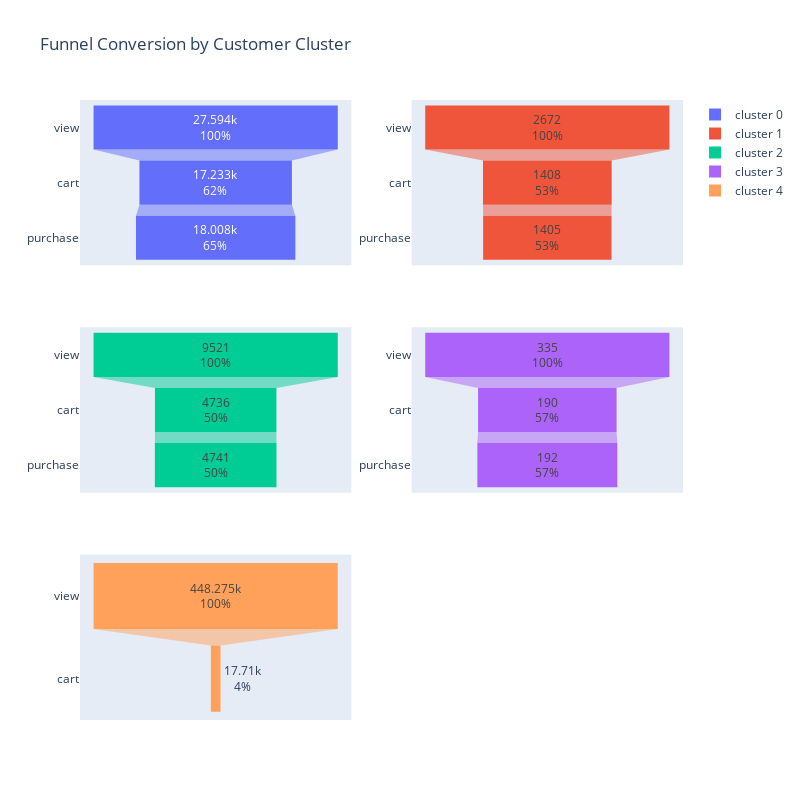

Notebook code cell kept with this figure:
### Code cell
from plotly.subplots import make_subplots

fig = make_subplots(rows=3, cols=2)

fig.add_trace(go.Funnel(
                        name='cluster 0',
                        x=fun_cls_0['user_session'],
                        y=fun_cls_0['event_type'],
                        textinfo = "value+percent initial"
                        ),
            row=1, col=1)

fig.add_trace(go.Funnel(
                        name='cluster 1',
                        x=fun_cls_1['user_session'],
                        y=fun_cls_1['event_type'],
                        textinfo = "value+percent initial"
                        ),
              row=1, col=2)


fig.add_trace(go.Funnel(
                        name='cluster 2',
                        x=fun_cls_2['user_session'],
                        y=fun_cls_2['event_type'],
                        textinfo = "value+percent initial"
                        ),
              row=2, col=1)

fig.add_trace(go.Funnel(
                        name='cluster 3',
                        x=fun_cls_3['user_session'],
                        y=fun_cls_3['event_type'],
                        textinfo = "value+percent initial"
                        ),
              row=2, col=2)

fig.add_trace(go.Funnel(
                        name='cluster 4',
                        x=fun_cls_4['user_session'],
                        y=fun_cls_4['event_type'],
                        textinfo = "value+percent initial"
                        ),
              row=3, col=1)

fig.update_layout(height=800, width=800, title_text="Funnel Conversion by Customer Cluster")

fig.show()

### Figure 1 — Plotly figure (JSON) as saved in the notebook; plotly's stock layout.template omitted (floating-point values rounded to 4 significant figures)
{"data": [{"name": "cluster 0", "textinfo": "value+percent initial", "type": "funnel", "x": [27594, 17233, 18008], "xaxis": "x", "y": ["view", "cart", "purchase"], "yaxis": "y"}, {"name": "cluster 1", "textinfo": "value+percent initial", "type": "funnel", "x": [2672, 1408, 1405], "xaxis": "x2", "y": ["view", "cart", "purchase"], "yaxis": "y2"}, {"name": "cluster 2", "textinfo": "value+percent initial", "type": "funnel", "x": [9521, 4736, 4741], "xaxis": "x3", "y": ["view", "cart", "purchase"], "yaxis": "y3"}, {"name": "cluster 3", "textinfo": "value+percent initial", "type": "funnel", "x": [335, 190, 192], "xaxis": "x4", "y": ["view", "cart", "purchase"], "yaxis": "y4"}, {"name": "cluster 4", "textinfo": "value+percent initial", "type": "funnel", "x": [448275, 17710], "xaxis": "x5", "y": ["view", "cart"], "yaxis": "y5"}], "layout": {"height": 800, "title": {"text": "Funnel Conversion by Customer Cluster"}, "width": 800, "xaxis": {"anchor": "y", "domain": [0, 0.45]}, "xaxis2": {"anchor": "y2", "domain": [0.55, 1]}, "xaxis3": {"anchor": "y3", "domain": [0, 0.45]}, "xaxis4": {"anchor": "y4", "domain": [0.55, 1]}, "xaxis5": {"anchor": "y5", "domain": [0, 0.45]}, "xaxis6": {"anchor": "y6", "domain": [0.55, 1]}, "yaxis": {"anchor": "x", "domain": [0.7333, 1]}, "yaxis2": {"anchor": "x2", "domain": [0.7333, 1]}, "yaxis3": {"anchor": "x3", "domain": [0.3667, 0.6333]}, "yaxis4": {"anchor": "x4", "domain": [0.3667, 0.6333]}, "yaxis5": {"anchor": "x5", "domain": [0, 0.2667]}, "yaxis6": {"anchor": "x6", "domain": [0, 0.2667]}}}
